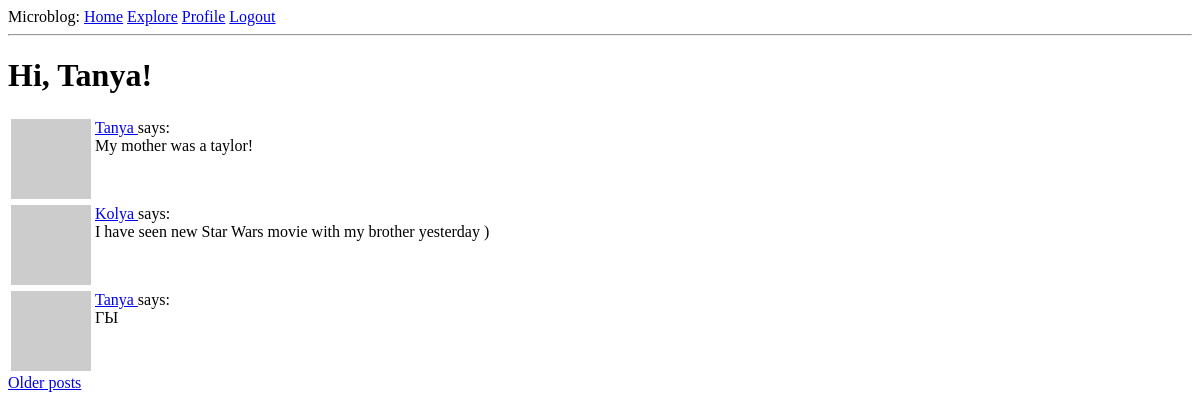
The page /explore (signed in) on the database as committed earlier.
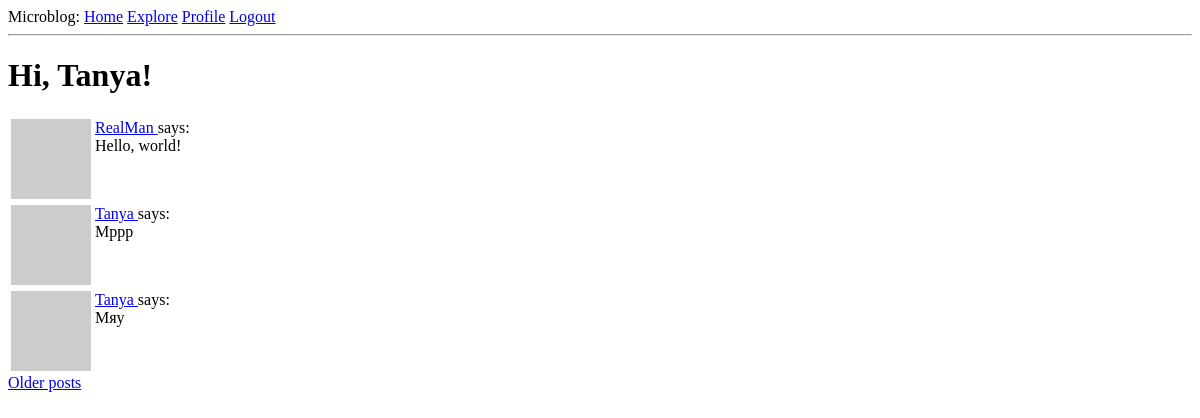
The same page on the database as committed later.
### app/models.py (models this page shows, shortened)
class User(UserMixin, db.Model):
    id = db.Column(db.Integer, primary_key=True)
    username = db.Column(db.String(64), index=True, unique=True)
    email = db.Column(db.String(120), index=True, unique=True)
    password_hash = db.Column(db.String(128))
    posts = db.relationship('Post', backref='author', lazy='dynamic')
    about_me = db.Column(db.String(140))
    last_seen = db.Column(db.DateTime, default=datetime.utcnow)
    followed = db.relationship(
        'User', secondary=followers,
        primaryjoin=(followers.c.follower_id == id),
        secondaryjoin=(followers.c.followed_id == id),
        backref=db.backref('followers', lazy='dynamic'), lazy='dynamic')
    def avatar(self, size):
        digest = md5(self.email.lower().encode('utf-8')).hexdigest()
        return 'https://www.gravatar.com/avatar/{}?d=identicon&s={}'.format(
            digest, size)

class Post(db.Model):
    id = db.Column(db.Integer, primary_key=True)
    body = db.Column(db.String(140))
    timestamp = db.Column(db.DateTime, index=True, default=datetime.utcnow)
    user_id = db.Column(db.Integer, db.ForeignKey('user.id'))

### app/routes.py (the view)
@app.route('/explore')
@login_required
def explore():
    page = request.args.get('page', 1, type=int)
    posts = Post.query.order_by(Post.timestamp.desc()).paginate(
        page, app.config['POSTS_PER_PAGE'], False)
    if posts.has_next:
        next_url = url_for('explore', page=posts.next_num)
    else:
        next_url = None
    if posts.has_prev:
        prev_url = url_for('explore', page=posts.prev_num)
    else:
        prev_url = None
    return render_template("index.html", title='Explore', posts=posts.items,
                          next_url=next_url, prev_url=prev_url)

### app/models.py (called while the page is built)
@login.user_loader
def load_user(id):
    return User.query.get(int(id))

### app/routes.py (called while the page is built)
@app.before_request
def before_request():
    if current_user.is_authenticated:
        current_user.last_seen = datetime.utcnow()
        db.session.commit()

### app/templates/index.html (shortened to what this page needs)
{% extends "base.html" %}
{% block content %}
    <h1>Hi, {{ current_user.username }}!</h1>
    {% for post in posts %}
    	{% include '_post.html' %}
    {% endfor %}
    {% if next_url %}
    <a href="{{ next_url }}">Older posts</a>
{% endif %}
{% endblock %}

### app/templates/base.html (shortened to what this page needs)
<html>
  <head>
  </head>
  <body>
    <div>
	Microblog:
	<a href="{{ url_for('index') }}">Home</a>
	<a href="{{ url_for('explore') }}">Explore</a>
        {% if current_user.is_anonymous %}
        <a href="{{ url_for('login') }}">Login</a>
        {% else %}
        <a href="{{ url_for('user', username=current_user.username) }}">Profile</a>
        <a href="{{ url_for('logout') }}">Logout</a>
        {% endif %}
    </div>
    <hr>
    {% block content %}{% endblock %}
  </body>
</html

### app/templates/_post.html
<table>
    <tr valign="top">
        <td><img src="{{ post.author.avatar(32) }}"></td>
        <td>
            <a href="{{ url_for('user', username=post.author.username) }}">
                {{ post.author.username }}
            </a>
            says:<br>{{ post.body }}
        </td>
    </tr>
</table>

Rows that differ between the two databases and show on the page:
no longer on this page (row unchanged): Post: author.username "Tanya", body "My mother was a taylor!"
no longer on this page (row unchanged): Post: author.username "Kolya", body "I have seen new Star Wars movie with my brother yesterday )"
no longer on this page (row unchanged): Post: author.username "Tanya", body "ГЫ"
added Post: author.username "RealMan", body "Hello, world!"
added Post: author.username "Tanya", body "Мррр"
added Post: author.username "Tanya", body "Мяу"
